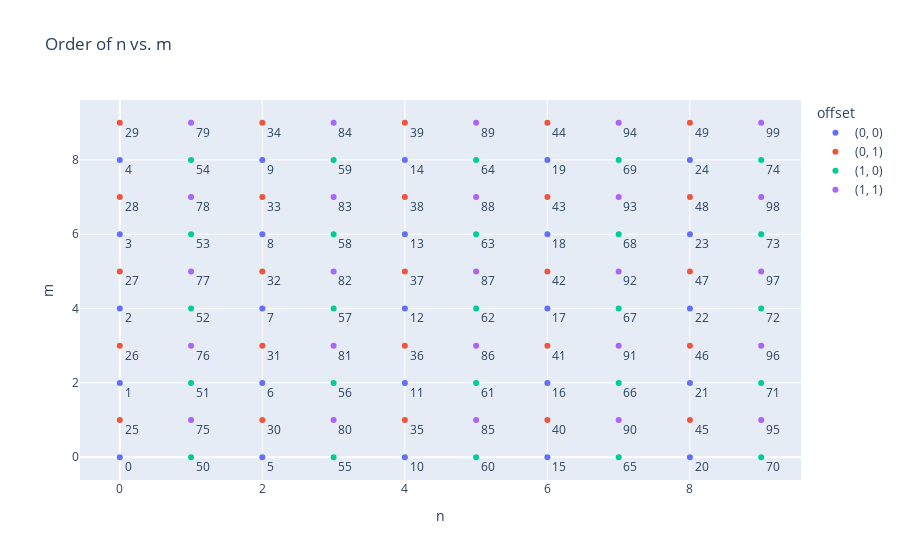

The cell this chart's notebook holds for it:
### Code cell
fig.show()

### Figure 1 — Plotly figure (JSON) as saved in the notebook; plotly's stock layout.template omitted (floating-point values rounded to 4 significant figures)
{"data": [{"hovertemplate": "offset=(0, 0)<br>n=%{x}<br>m=%{y}<br>index=%{text}<extra></extra>", "legendgroup": "(0, 0)", "marker": {"color": "#636efa", "symbol": "circle"}, "mode": "markers+text", "name": "(0, 0)", "orientation": "v", "showlegend": true, "text": [0, 1, 2, 3, 4, 5, 6, 7, 8, 9, 10, 11, 12, 13, 14, 15, 16, 17, 18, 19, 20, 21, 22, 23, 24], "textposition": "bottom right", "type": "scatter", "x": [0, 0, 0, 0, 0, 2, 2, 2, 2, 2, 4, 4, 4, 4, 4, 6, 6, 6, 6, 6, 8, 8, 8, 8, 8], "xaxis": "x", "y": [0, 2, 4, 6, 8, 0, 2, 4, 6, 8, 0, 2, 4, 6, 8, 0, 2, 4, 6, 8, 0, 2, 4, 6, 8], "yaxis": "y"}, {"hovertemplate": "offset=(0, 1)<br>n=%{x}<br>m=%{y}<br>index=%{text}<extra></extra>", "legendgroup": "(0, 1)", "marker": {"color": "#EF553B", "symbol": "circle"}, "mode": "markers+text", "name": "(0, 1)", "orientation": "v", "showlegend": true, "text": [25, 26, 27, 28, 29, 30, 31, 32, 33, 34, 35, 36, 37, 38, 39, 40, 41, 42, 43, 44, 45, 46, 47, 48, 49], "textposition": "bottom right", "type": "scatter", "x": [0, 0, 0, 0, 0, 2, 2, 2, 2, 2, 4, 4, 4, 4, 4, 6, 6, 6, 6, 6, 8, 8, 8, 8, 8], "xaxis": "x", "y": [1, 3, 5, 7, 9, 1, 3, 5, 7, 9, 1, 3, 5, 7, 9, 1, 3, 5, 7, 9, 1, 3, 5, 7, 9], "yaxis": "y"}, {"hovertemplate": "offset=(1, 0)<br>n=%{x}<br>m=%{y}<br>index=%{text}<extra></extra>", "legendgroup": "(1, 0)", "marker": {"color": "#00cc96", "symbol": "circle"}, "mode": "markers+text", "name": "(1, 0)", "orientation": "v", "showlegend": true, "text": [50, 51, 52, 53, 54, 55, 56, 57, 58, 59, 60, 61, 62, 63, 64, 65, 66, 67, 68, 69, 70, 71, 72, 73, 74], "textposition": "bottom right", "type": "scatter", "x": [1, 1, 1, 1, 1, 3, 3, 3, 3, 3, 5, 5, 5, 5, 5, 7, 7, 7, 7, 7, 9, 9, 9, 9, 9], "xaxis": "x", "y": [0, 2, 4, 6, 8, 0, 2, 4, 6, 8, 0, 2, 4, 6, 8, 0, 2, 4, 6, 8, 0, 2, 4, 6, 8], "yaxis": "y"}, {"hovertemplate": "offset=(1, 1)<br>n=%{x}<br>m=%{y}<br>index=%{text}<extra></extra>", "legendgroup": "(1, 1)", "marker": {"color": "#ab63fa", "symbol": "circle"}, "mode": "markers+text", "name": "(1, 1)", "orientation": "v", "showlegend": true, "text": [75, 76, 77, 78, 79, 80, 81, 82, 83, 84, 85, 86, 87, 88, 89, 90, 91, 92, 93, 94, 95, 96, 97, 98, 99], "textposition": "bottom right", "type": "scatter", "x": [1, 1, 1, 1, 1, 3, 3, 3, 3, 3, 5, 5, 5, 5, 5, 7, 7, 7, 7, 7, 9, 9, 9, 9, 9], "xaxis": "x", "y": [1, 3, 5, 7, 9, 1, 3, 5, 7, 9, 1, 3, 5, 7, 9, 1, 3, 5, 7, 9, 1, 3, 5, 7, 9], "yaxis": "y"}], "layout": {"legend": {"title": {"text": "offset"}, "tracegroupgap": 0}, "title": {"text": "Order of n vs. m"}, "xaxis": {"anchor": "y", "domain": [0, 1], "title": {"text": "n"}}, "yaxis": {"anchor": "x", "domain": [0, 1], "title": {"text": "m"}}}}
